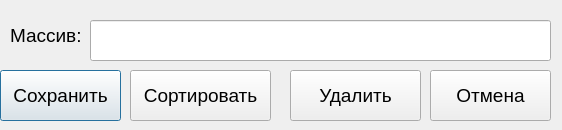
<?xml version="1.0" encoding="UTF-8"?>
<ui version="4.0">
 <class>RPS::Application::EditArrayWindow</class>
 <widget class="QDialog" name="RPS::Application::EditArrayWindow">
  <property name="geometry">
   <rect>
    <x>0</x>
    <y>0</y>
    <width>562</width>
    <height>130</height>
   </rect>
  </property>
  <property name="windowTitle">
   <string>Edit array</string>
  </property>
  <property name="modal">
   <bool>true</bool>
  </property>
  <widget class="QLabel" name="LabelArray">
   <property name="geometry">
    <rect>
     <x>10</x>
     <y>20</y>
     <width>231</width>
     <height>31</height>
    </rect>
   </property>
   <property name="font">
    <font>
     <pointsize>14</pointsize>
    </font>
   </property>
   <property name="text">
    <string>Массив:</string>
   </property>
  </widget>
  <widget class="QPushButton" name="SaveButton">
   <property name="geometry">
    <rect>
     <x>0</x>
     <y>70</y>
     <width>121</width>
     <height>51</height>
    </rect>
   </property>
   <property name="font">
    <font>
     <pointsize>14</pointsize>
    </font>
   </property>
   <property name="text">
    <string>Сохранить</string>
   </property>
  </widget>
  <widget class="QPushButton" name="CancelButton">
   <property name="geometry">
    <rect>
     <x>430</x>
     <y>70</y>
     <width>121</width>
     <height>51</height>
    </rect>
   </property>
   <property name="font">
    <font>
     <pointsize>14</pointsize>
    </font>
   </property>
   <property name="text">
    <string>Отмена</string>
   </property>
  </widget>
  <widget class="QPushButton" name="SortButton">
   <property name="geometry">
    <rect>
     <x>130</x>
     <y>70</y>
     <width>141</width>
     <height>51</height>
    </rect>
   </property>
   <property name="font">
    <font>
     <pointsize>14</pointsize>
    </font>
   </property>
   <property name="text">
    <string>Сортировать</string>
   </property>
  </widget>
  <widget class="QPushButton" name="DeleteButton">
   <property name="geometry">
    <rect>
     <x>290</x>
     <y>70</y>
     <width>131</width>
     <height>51</height>
    </rect>
   </property>
   <property name="font">
    <font>
     <pointsize>14</pointsize>
    </font>
   </property>
   <property name="text">
    <string>Удалить</string>
   </property>
  </widget>
  <widget class="QLineEdit" name="ArrayEdit">
   <property name="geometry">
    <rect>
     <x>90</x>
     <y>20</y>
     <width>461</width>
     <height>41</height>
    </rect>
   </property>
   <property name="font">
    <font>
     <pointsize>14</pointsize>
    </font>
   </property>
  </widget>
 </widget>
 <resources/>
 <connections/>
</ui>
